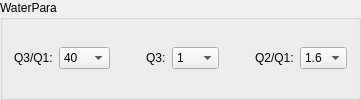
    <widget class="QGroupBox" name="gBoxWaterPara">
     <property name="title">
      <string>WaterPara</string>
     </property>
     <layout class="QGridLayout" name="gridLayout_24">
      <item row="0" column="0">
       <layout class="QGridLayout" name="gridLayout_13">
        <item row="0" column="0">
         <widget class="QLabel" name="label_30">
          <property name="sizePolicy">
           <sizepolicy hsizetype="Fixed" vsizetype="Preferred">
            <horstretch>0</horstretch>
            <verstretch>0</verstretch>
           </sizepolicy>
          </property>
          <property name="text">
           <string>Q3/Q1:</string>
          </property>
         </widget>
        </item>
        <item row="0" column="1">
         <widget class="QComboBox" name="cmbQ3BiQ1">
          <item>
           <property name="text">
            <string>40</string>
           </property>
          </item>
          <item>
           <property name="text">
            <string>50</string>
           </property>
          </item>
          <item>
           <property name="text">
            <string>63</string>
           </property>
          </item>
          <item>
           <property name="text">
            <string>80</string>
           </property>
          </item>
          <item>
           <property name="text">
            <string>100</string>
           </property>
          </item>
          <item>
           <property name="text">
            <string>125</string>
           </property>
          </item>
         </widget>
        </item>
       </layout>
      </item>
      <item row="0" column="1">
       <spacer name="horizontalSpacer_29">
        <property name="orientation">
         <enum>Qt::Horizontal</enum>
        </property>
        <property name="sizeType">
         <enum>QSizePolicy::Fixed</enum>
        </property>
        <property name="sizeHint" stdset="0">
         <size>
          <width>30</width>
          <height>20</height>
         </size>
        </property>
       </spacer>
      </item>
      <item row="0" column="2">
       <layout class="QGridLayout" name="gridLayout_21">
        <item row="0" column="0">
         <widget class="QLabel" name="label_31">
          <property name="sizePolicy">
           <sizepolicy hsizetype="Fixed" vsizetype="Preferred">
            <horstretch>0</horstretch>
            <verstretch>0</verstretch>
           </sizepolicy>
          </property>
          <property name="text">
           <string>Q3:</string>
          </property>
         </widget>
        </item>
        <item row="0" column="1">
         <widget class="QComboBox" name="cmbQ3">
          <item>
           <property name="text">
            <string>1</string>
           </property>
          </item>
          <item>
           <property name="text">
            <string>1.6</string>
           </property>
          </item>
          <item>
           <property name="text">
            <string>2.5</string>
           </property>
          </item>
          <item>
           <property name="text">
            <string>4</string>
           </property>
          </item>
          <item>
           <property name="text">
            <string>6.3</string>
           </property>
          </item>
          <item>
           <property name="text">
            <string>10</string>
           </property>
          </item>
          <item>
           <property name="text">
            <string>16</string>
           </property>
          </item>
          <item>
           <property name="text">
            <string>25</string>
           </property>
          </item>
         </widget>
        </item>
       </layout>
      </item>
      <item row="0" column="3">
       <spacer name="horizontalSpacer_30">
        <property name="orientation">
         <enum>Qt::Horizontal</enum>
        </property>
        <property name="sizeType">
         <enum>QSizePolicy::Fixed</enum>
        </property>
        <property name="sizeHint" stdset="0">
         <size>
          <width>30</width>
          <height>20</height>
         </size>
        </property>
       </spacer>
      </item>
      <item row="0" column="4">
       <layout class="QGridLayout" name="gridLayout_23">
        <item row="0" column="0">
         <widget class="QLabel" name="label_32">
          <property name="sizePolicy">
           <sizepolicy hsizetype="Fixed" vsizetype="Preferred">
            <horstretch>0</horstretch>
            <verstretch>0</verstretch>
           </sizepolicy>
          </property>
          <property name="text">
           <string>Q2/Q1:</string>
          </property>
         </widget>
        </item>
        <item row="0" column="1">
         <widget class="QComboBox" name="cmbQ2BiQ1">
          <item>
           <property name="text">
            <string>1.6</string>
           </property>
          </item>
          <item>
           <property name="text">
            <string>2.5</string>
           </property>
          </item>
          <item>
           <property name="text">
            <string>4</string>
           </property>
          </item>
          <item>
           <property name="text">
            <string>6.3</string>
           </property>
          </item>
         </widget>
        </item>
       </layout>
      </item>
     </layout>
    </widget>
